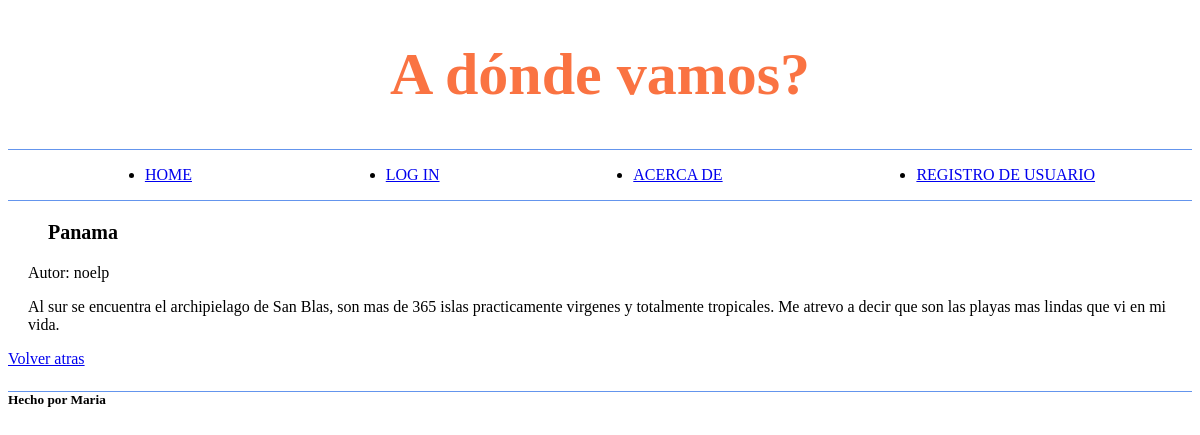
Screenshot of /post/2 with the database file from the repository.
### tables this page shows
CREATE TABLE posts(
    id INTEGER PRIMARY KEY AUTOINCREMENT,
    autor TEXT NOT NULL,
    titulo TEXT NOT NULL,
    comentario TEXT NOT NULL
);

### mine.py (the view)
@app.route('/post/<id>')
def post_id(id):
    conn, cursor = get_db_connection()
    cursor.execute("SELECT * FROM posts WHERE posts.id == ?" , id)
    post = cursor.fetchone()
    conn.close()
    return render_template("post.html" , nombre = "Maria" , post=post)

### mine.py (called while the page is built)
def get_db_connection():
    conn = sqlite3.connect('proyecto_python.db')
    cursor = conn.cursor()
    return conn, cursor

### templates/post.html (shortened to what this page needs)
{% extends "herencia.html" %}
{% block head %}
    <link rel="stylesheet" type="text/css" href="{{ url_for('static', filename='css/style.css')}}">
{% endblock %}
{% block main%}
    <main>
        <div>
            <h3>{{ post[2] }}</h3>
        </div>
        <div class="text">
            <p>Autor: {{ post[1] }}</p>
            <p>{{post[3]}}</p>
        </div>
        <a href="/">Volver atras</a>
    </main>
{% endblock%}

### static/css/style.css (style rules this page uses)
.text { margin-left: 20px; margin-right: 20px; }
h3 { font-size: 20px; margin-left: 40px; }

### rows the page displays
posts: titulo "Panama", autor "noelp", comentario "Al sur se encuentra el archipielago de San Blas, son mas de 365 islas practicamente virgenes y totalmente tropicales. Me atrevo a decir que son las playas mas lindas que vi en mi vida."

### other values shown
{{ nombre }} "Maria"
